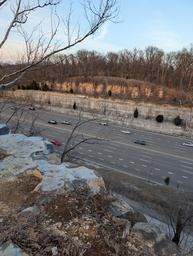
#> input picture example1/a.jpg, 193 x 256 px, shrunk from 1434 x 1905 before the run, found by its file name; its folder holds 4 pictures in this run
$ python run.py   (older library calls are emulated)
#> lines starting #> are read from the running program, lines starting #| are printed output that depends on the picture
"""
iteration_10/run.py
K-Means with a 6-column feature vector: [L, A, B, x, y, edge]

The edge column is the Scharr gradient magnitude on the L channel,
normalized 0-1 and scaled by EDGE_W. This pulls edge pixels into their own
clusters and gives K-means a structural signal beyond color and position.

Scharr kernels (more accurate gradient estimation than Sobel):
  Kx = [[-3, 0, 3], [-10, 0, 10], [-3, 0, 3]]
  Ky = Kx.T
  magnitude = sqrt(gx^2 + gy^2), normalized to [0, 1]

K_VALUES = [3, 4, 5]
Output: iteration_10/k{k}/{image}/segments.jpg + permutations/
"""

import numpy as np
import cv2
from scipy.ndimage import median_filter
from itertools import permutations
import os

# ── tunables ──────────────────────────────────────────────────────────────────

DIR_IN  = "C:/Users/coles/Desktop/editor/example1"
DIR_OUT = "C:/Users/coles/Desktop/editor/example1/iteration_10"

IMAGES   = ["a", "c", "d"]
K_VALUES = [3, 4, 5]

SPATIAL_W = 40      # x/y scale (same range as LAB channels)
EDGE_W    = 30      # edge magnitude scale — raise to make edges cluster harder

KM_ITERATIONS = 100
KM_ATTEMPTS   = 15
KM_EPS        = 0.05

MEDIAN_SIZE = 19
BLUR_SIZE   = 151

# ── I/O ───────────────────────────────────────────────────────────────────────

def load_img(name):
#> called with name = 'a'
    img = cv2.imread(f"{DIR_IN}/{name}.jpg")
#> img is the input picture: shape (256, 193, 3); mean B, G, R 118.3, 117.2, 117.1
    return cv2.cvtColor(img, cv2.COLOR_BGR2RGB)

def save_img(arr, path):
    os.makedirs(os.path.dirname(path), exist_ok=True)
    out = cv2.cvtColor(arr.astype(np.uint8), cv2.COLOR_RGB2BGR)
    cv2.imwrite(path, out, [cv2.IMWRITE_JPEG_QUALITY, 92])

# ── edge feature ──────────────────────────────────────────────────────────────

def scharr_magnitude(img):
    """
    Scharr gradient magnitude on the LAB L channel, normalized to [0, 1].
    Scharr is a 3x3 kernel optimised for rotational accuracy — more precise
    than Sobel at detecting edge orientation and magnitude.
    """
    lab = cv2.cvtColor(img, cv2.COLOR_RGB2LAB).astype(np.float32)
    L   = lab[..., 0]                              # 0-100 range
    gx  = cv2.Scharr(L, cv2.CV_32F, 1, 0)
    gy  = cv2.Scharr(L, cv2.CV_32F, 0, 1)
    mag = np.sqrt(gx ** 2 + gy ** 2)
    mag = mag / (mag.max() + 1e-9)                 # normalize to [0, 1]
    return mag

# ── segmentation ──────────────────────────────────────────────────────────────

def segment(img, k):
    """
    K-Means on [L, A, B, x_scaled, y_scaled, edge_scaled].
    Edge column is Scharr magnitude * EDGE_W — pixels on strong edges
    cluster separately from flat interior regions.
    """
    h, w = img.shape[:2]
    lab  = cv2.cvtColor(img, cv2.COLOR_RGB2LAB).astype(np.float32)

    ys, xs = np.mgrid[0:h, 0:w]
    x_col = xs.astype(np.float32) / (w - 1) * SPATIAL_W
    y_col = ys.astype(np.float32) / (h - 1) * SPATIAL_W

    edge_col = scharr_magnitude(img) * EDGE_W

    # (H*W, 6) — columns: L  A  B  x  y  edge
    feats = np.stack(
        [lab[..., 0], lab[..., 1], lab[..., 2], x_col, y_col, edge_col],
        axis=2
    ).reshape(-1, 6).astype(np.float32)

    crit = (cv2.TERM_CRITERIA_EPS + cv2.TERM_CRITERIA_MAX_ITER, KM_ITERATIONS, KM_EPS)
    _, labels_flat, _ = cv2.kmeans(
        feats, k, None, crit, KM_ATTEMPTS, cv2.KMEANS_PP_CENTERS
    )
    labels = labels_flat.reshape(h, w)

    labels = median_filter(labels, size=MEDIAN_SIZE)
    bs = BLUR_SIZE if BLUR_SIZE % 2 == 1 else BLUR_SIZE + 1
    onehot  = np.zeros((h, w, k), np.float32)
    for i in range(k):
        onehot[..., i] = (labels == i).astype(np.float32)
    blurred = np.stack(
        [cv2.GaussianBlur(onehot[..., i], (bs, bs), 0) for i in range(k)], axis=2
    )
    return np.argmax(blurred, axis=2).astype(np.int32)

# ── colorize ──────────────────────────────────────────────────────────────────

PALETTE = np.array([
    [231,  76,  60],
    [ 52, 152, 219],
    [ 46, 204, 113],
    [241, 196,  15],
    [155,  89, 182],
], np.uint8)

def colorize(labels, k):
    out = np.zeros((*labels.shape, 3), np.uint8)
    for i in range(k):
        out[labels == i] = PALETTE[i]
    return out

# ── texture cache ─────────────────────────────────────────────────────────────

TEX_NAMES = ['glitch', 'scanlines', 'halftone', 'static', 'ripple']

def build_cache(img):
    h, w = img.shape[:2]
#> h = 256; w = 193
    yy, xx = np.mgrid[0:h, 0:w].astype(np.float32)

    np.random.seed(0)
    g = img.astype(np.float32).copy()
    for y in np.random.choice(h, max(1, h // 8), replace=False):
        s = int(np.random.choice([-1, 1]) * np.random.randint(8, 30))
        g[y] = np.roll(g[y], s, axis=0)
#> g: shape (256, 193, 3) float32; mean R, G, B 117.1, 117.2, 118.3
    for y in np.random.choice(h, max(1, h // 6), replace=False):
        s = np.random.randint(4, 14)
        g[y, :, 0] = np.roll(g[y, :, 0],  s)
        g[y, :, 2] = np.roll(g[y, :, 2], -s)
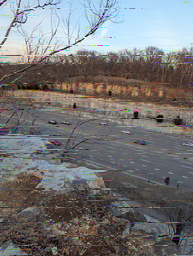
#> g: shape (256, 193, 3) float32; mean R, G, B 117.1, 117.2, 118.3
    g = np.clip(g * np.random.uniform(0.6, 1.4, (h, w, 1)), 0, 255).astype(np.float32)

    sl = np.ones((h, w, 1), np.float32); sl[::3, :, :] = 0.2

    sp  = 13
    cy_ = (yy // sp) * sp + sp / 2
    cx_ = (xx // sp) * sp + sp / 2
    dot = (np.sqrt((yy - cy_) ** 2 + (xx - cx_) ** 2) < sp * 0.4).astype(np.float32)
    ht  = (dot * 0.85 + 0.15)[..., np.newaxis]

    np.random.seed(42)
    ns = np.random.uniform(0.4, 1.6, (h, w)).astype(np.float32)
    gr = np.random.choice(h, int(h * 0.08), replace=False)
    ns[gr] = np.random.uniform(0.1, 2.2, (len(gr), w))
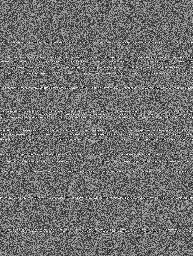
#> ns: shape (256, 193) float32; min 0.1, max 2.2, mean 1.01; drawn with min black and max white
    st = ns[..., np.newaxis]

    cy_r, cx_r = int(h * 0.55), int(w * 0.5)
#> cy_r = 140; cx_r = 96
    d  = np.sqrt((yy - cy_r) ** 2 + (xx - cx_r) ** 2)
    rp = (1.0 + 0.5 * np.sin(d / 16 * 2 * np.pi))[..., np.newaxis].astype(np.float32)

    return [('direct', g), ('mult', sl), ('mult', ht), ('mult', st), ('mult', rp)]

# ── apply permutation ─────────────────────────────────────────────────────────

def apply_perm(img, labels, perm, cache):
    orig = img.astype(np.float32)
    out  = np.zeros_like(orig)
    for zone, tex_idx in enumerate(perm):
        mask = labels == zone
        kind, data = cache[tex_idx]
        out[mask] = data[mask] if kind == 'direct' else (orig * data)[mask]
    return np.clip(out, 0, 255).astype(np.uint8)

# ── main ──────────────────────────────────────────────────────────────────────

if __name__ == "__main__":
    for k in K_VALUES:
        all_perms = list(permutations(range(len(TEX_NAMES)), k))
        print(f"\n{'='*56}")
        print(f"  K={k}   features=[L,A,B,x,y,edge]   {len(all_perms)} perms/image")
        print(f"{'='*56}")

        for img_name in IMAGES:
            print(f"  {img_name}.jpg  ", end="", flush=True)
            img    = load_img(img_name)
            cache  = build_cache(img)
#> cache = 5 items
            labels = segment(img, k)
#> in segment, `labels = labels_flat.reshape(h, w)`: labels: shape (256, 193) int32; 3 distinct labels, from 0 to 2
#> in segment, `labels = median_filter(labels, size=MEDIAN_SIZE)`: labels: shape (256, 193) int32; 3 distinct labels, from 0 to 2
#> after the loop in segment, `for i in range(k):`:
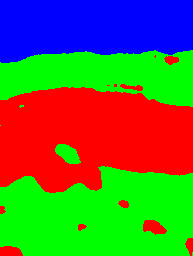
#> onehot: shape (256, 193, 3) float32; mean of channels 0, 1, 2 0.213, 0.446, 0.342; drawn as B, G, R
#> in segment, `blurred = np.stack( [cv2.GaussianBlur(onehot[..., i], (bs, bs), 0) for..`:
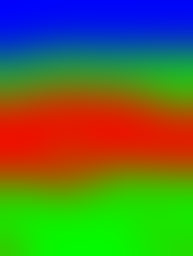
#> blurred: shape (256, 193, 3) float32; mean of channels 0, 1, 2 0.213, 0.446, 0.341; drawn as B, G, R
#> in segment, `return np.argmax(blurred, axis=2).astype(np.int32)`:
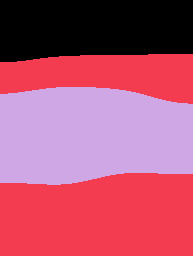
#> returned value: shape (256, 193) int32; 3 distinct labels, from 0 to 2; one colour per label, 0 black

            out_dir = f"{DIR_OUT}/k{k}/{img_name}"
            os.makedirs(f"{out_dir}/permutations", exist_ok=True)
            save_img(colorize(labels, k), f"{out_dir}/segments.jpg")

            for i, perm in enumerate(all_perms):
                result = apply_perm(img, labels, perm, cache)
                fname  = f"perm_{i:03d}__{'_'.join(TEX_NAMES[t] for t in perm)}.jpg"
                save_img(result, f"{out_dir}/permutations/{fname}")
#> this loop made 60 passes
#> pass 1, in save_img (call 2), `out = cv2.cvtColor(arr.astype(np.uint8), cv2.COLOR_RGB2BGR)`:
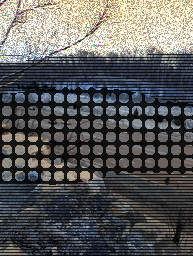
#> out: shape (256, 193, 3); mean R, G, B 91.1, 90.8, 90.4
#> after the loop:
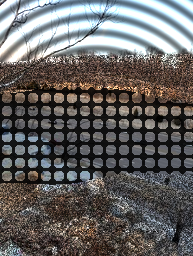
#> result: shape (256, 193, 3); mean R, G, B 99.4, 97.6, 96.8

            print(f"done ({len(all_perms)} perms)")

    total = sum(len(list(permutations(range(len(TEX_NAMES)), k)))
                for k in K_VALUES) * len(IMAGES)
#> total = 900
    print(f"\nDone. {total} images total.")
#| Done. 900 images total.
